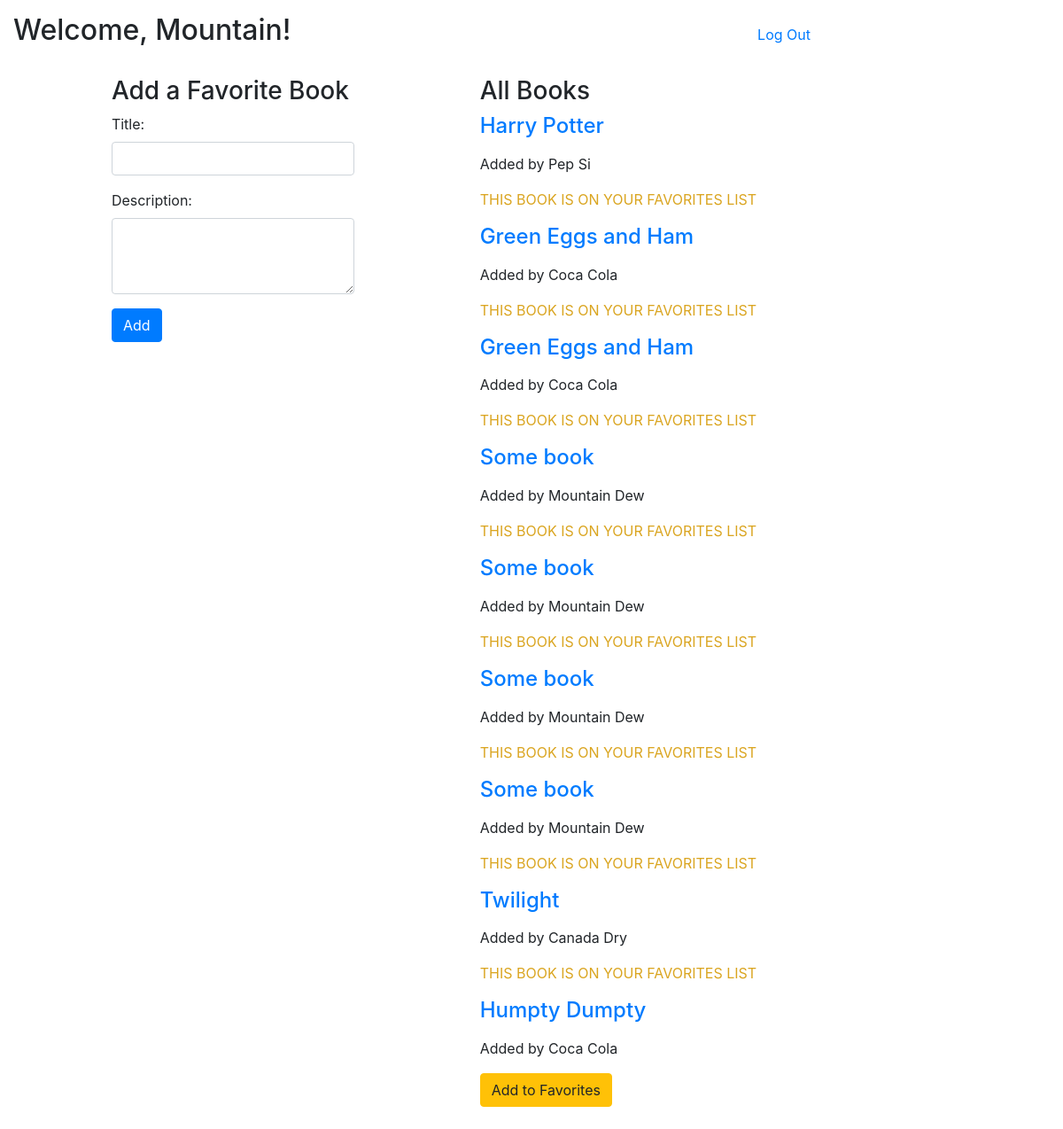
/books (signed in), run on the app's committed database.
### books_app/models.py (models this page shows)
class User(models.Model):
    first_name = models.CharField(max_length=255)
    last_name = models.CharField(max_length=255)
    email = models.CharField(max_length=255)
    password = models.CharField(max_length=255)
    created_at = models.DateTimeField(auto_now_add=True)
    updated_at = models.DateTimeField(auto_now=True)
    objects=UserManager()

class Book(models.Model):
    title = models.CharField(max_length=255)
    description = models.TextField()
    book_adder = models.ForeignKey(User, related_name="books", on_delete = models.CASCADE)
    favoriter = models.ManyToManyField(User, related_name="favorited_books")
    created_at = models.DateTimeField(auto_now_add=True)
    updated_at = models.DateTimeField(auto_now=True)
    objects=BookManager()

### books_app/views.py (the view)
# urls.py: path('books', views.books),
def books(request):
    if 'user_id' in request.session:
        user = User.objects.filter(id=request.session['user_id'])
        if user:
            context = {
                'user': user[0],
                'books':Book.objects.all(),
            }
            return render(request, 'main.html', context)
    return redirect('/')

### books_app/templates/main.html (shortened to what this page needs)
<!DOCTYPE html>
<html lang="en">
<head>
    <link rel="stylesheet" href="https://stackpath.bootstrapcdn.com/bootstrap/4.5.2/css/bootstrap.min.css"
>
    {% load static %}
    <link rel="stylesheet" href="{% static 'css/style.css' %}">
</head>
<body>
    <div class="header">
        <h2>Welcome, {{ request.session.user_name }}!</h2>
        <a href="/logout">Log Out</a>
    </div>
    <div class="container">
        <section>
            <h3>Add a Favorite Book</h3>
            <form action="/add_book" method="post">
                <div class="form-group">
                    <label for="title">Title:</label><input name="title" type="text" class="form-control">
                </div>
                <div class="form-group">
                    <label for="description">Description:</label><textarea class="form-control" rows="3" cols="20"
                        name="description"></textarea>
                </div>
                <button class="btn btn-primary">Add</button>
            </form>
        </section>
        <section>
            <h3>All Books</h3>
            <div id="all_books">
                {% for book in books %}
                {% if user in book.favoriter.all %}
                <h4><a href="/books/{{book.id}}">
                        <p>{{ book.title }}
                    </a></h4>
                <p>Added by {{ book.book_adder.first_name }} {{ book.book_adder.last_name }}</p>
                <p class="fav">THIS BOOK IS ON YOUR FAVORITES LIST</p>
                {% endif %}
                {% endfor %}
                {% for book in books %}
                {% if user not in book.favoriter.all %}
                <h4><a href="/books/{{book.id}}">
                        <p>{{ book.title }}
                    </a></h4>
                <p>Added by {{ book.book_adder.first_name }} {{ book.book_adder.last_name }}</p>
                <a href="/favorite/{{book.id}}" role="button" class="btn btn-warning">Add to Favorites</a>
                {% endif %}
                {% endfor %}
            </div>
        </section>
    </div>
</body>
</html>

### books_app/static/css/style.css (style rules this page uses)
* { margin:0; padding: 0; }
body { width: 900px; margin: 15px;; }
.header { display: flex; justify-content: space-between; align-items: baseline; }
.container { display: flex; justify-content: space-around; margin: 25px; }
.fav { color: goldenrod; }

### data on the page
User: session.user_name "Mountain"
Book: title "Harry Potter", book_adder.first_name "Pep", book_adder.last_name "Si"
Book: title "Green Eggs and Ham", book_adder.first_name "Coca", book_adder.last_name "Cola"
Book: title "Green Eggs and Ham", book_adder.first_name "Coca", book_adder.last_name "Cola"
Book: title "Some book", book_adder.first_name "Mountain", book_adder.last_name "Dew"
Book: title "Some book", book_adder.first_name "Mountain", book_adder.last_name "Dew"
Book: title "Some book", book_adder.first_name "Mountain", book_adder.last_name "Dew"
Book: title "Some book", book_adder.first_name "Mountain", book_adder.last_name "Dew"
Book: title "Twilight", book_adder.first_name "Canada", book_adder.last_name "Dry"
Book: title "Humpty Dumpty", book_adder.first_name "Coca", book_adder.last_name "Cola"
